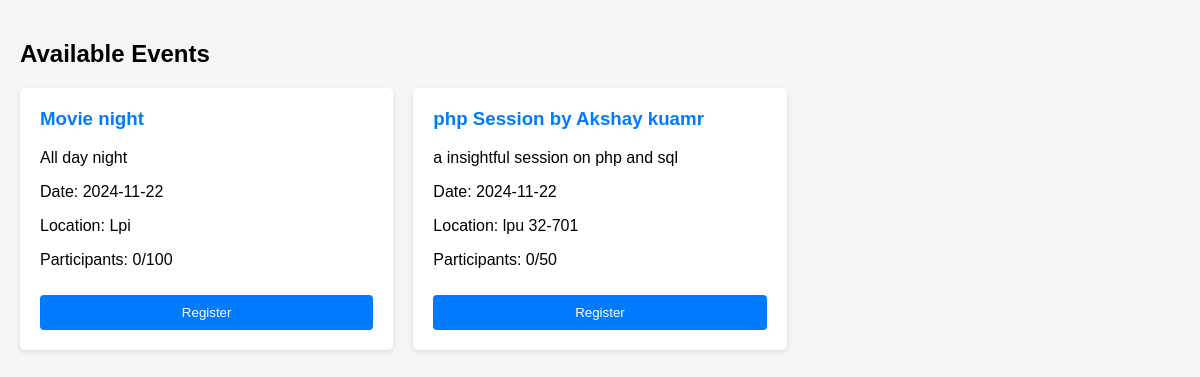
The app's page /event_management/user/dashboard.php (signed in) with its own data.
### tables this page shows
CREATE TABLE `events` (
  `id` int(11) NOT NULL,
  `title` varchar(255) NOT NULL,
  `description` text NOT NULL,
  `event_date` date NOT NULL,
  `location` varchar(255) NOT NULL,
  `max_participants` int(11) NOT NULL,
  `created_by` int(11) NOT NULL,
  `created_at` timestamp NOT NULL DEFAULT current_timestamp(),
  `updated_at` timestamp NOT NULL DEFAULT current_timestamp() ON UPDATE current_timestamp()
);

### event_management/user/dashboard.php (the view, shortened to what this page needs)
<?php
require_once '../includes/config.php';
$query = "SELECT e.*,
          (SELECT COUNT(*) FROM participants WHERE event_id = e.id) as current_participants,
          (SELECT COUNT(*) FROM participants WHERE event_id = e.id AND user_id = ?) as is_registered
          FROM events e
          WHERE e.event_date >= CURRENT_DATE
          ORDER BY e.event_date ASC";
$stmt = mysqli_prepare($conn, $query);
mysqli_stmt_bind_param($stmt, "i", $_SESSION['user_id']);
mysqli_stmt_execute($stmt);
$result = mysqli_stmt_get_result($stmt);
?>
<!DOCTYPE html>
<html>
<head>
    <link rel="stylesheet" href="../assets/css/style.css">
</head>
<body>
    <div class="dashboard">
        <h2>Available Events</h2>
        <div class="events-grid">
            <?php while ($event = mysqli_fetch_assoc($result)): ?>
                <div class="event-card">
                    <h3><?php echo htmlspecialchars($event['title']); ?></h3>
                    <p><?php echo htmlspecialchars($event['description']); ?></p>
                    <p>Date: <?php echo $event['event_date']; ?></p>
                    <p>Location: <?php echo htmlspecialchars($event['location']); ?></p>
                    <p>Participants: <?php echo $event['current_participants']; ?>/<?php echo $event['max_participants']; ?></p>
                    <?php if ($event['is_registered'] > 0): ?>
                        <button disabled>Already Registered</button>
                    <?php elseif ($event['current_participants'] >= $event['max_participants']): ?>
                        <button disabled>Event Full</button>
                    <?php else: ?>
                        <form method="POST" action="participate.php">
                            <button type="submit">Register</button>
                        </form>
                    <?php endif; ?>
                </div>
            <?php endwhile; ?>
        </div>
    </div>
</body>
</html>

### event_management/assets/css/style.css (style rules this page uses)
body { font-family: Arial, sans-serif; margin: 0; padding: 20px; background-color: #f5f5f5; }
button { width: 100%; padding: 10px; background: #007bff; color: white; border: none; border-radius: 4px; cursor: pointer; }
.dashboard { max-width: 1200px; margin: 0 auto; }
.events-grid { display: grid; grid-template-columns: repeat(auto-fill, minmax(300px, 1fr)); gap: 20px; margin-top: 20px; }
.event-card { background: white; padding: 20px; border-radius: 5px; box-shadow: 0 2px 5px rgba(0,0,0,0.1); }
.event-card h3 { margin-top: 0; color: #007bff; }
.event-card button { width: 100%; margin-top: 10px; }

### records on screen
events: title "Movie night", description "All day night", event_date "2024-11-22", location "Lpi", current_participants "0", max_participants "100"
events: title "php Session by Akshay kuamr", description "a insightful session on php and sql", event_date "2024-11-22", location "lpu 32-701", current_participants "0", max_participants "50"
